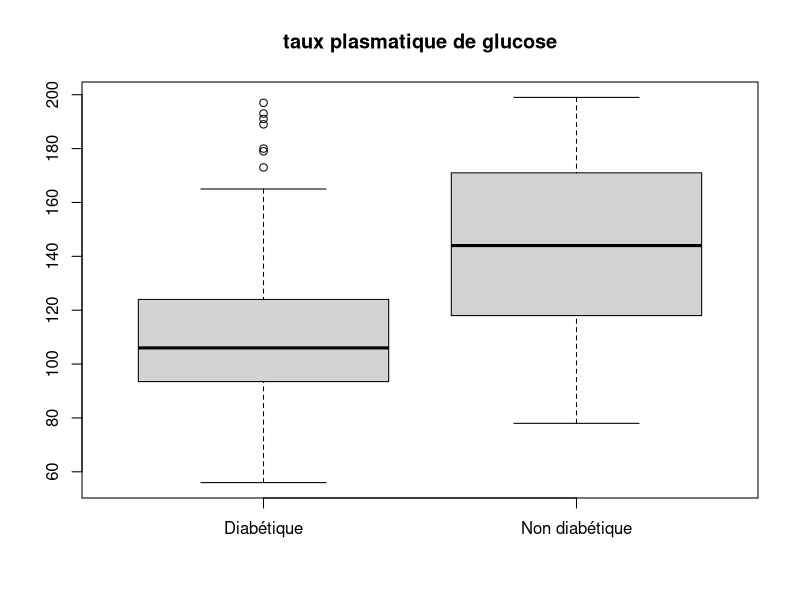
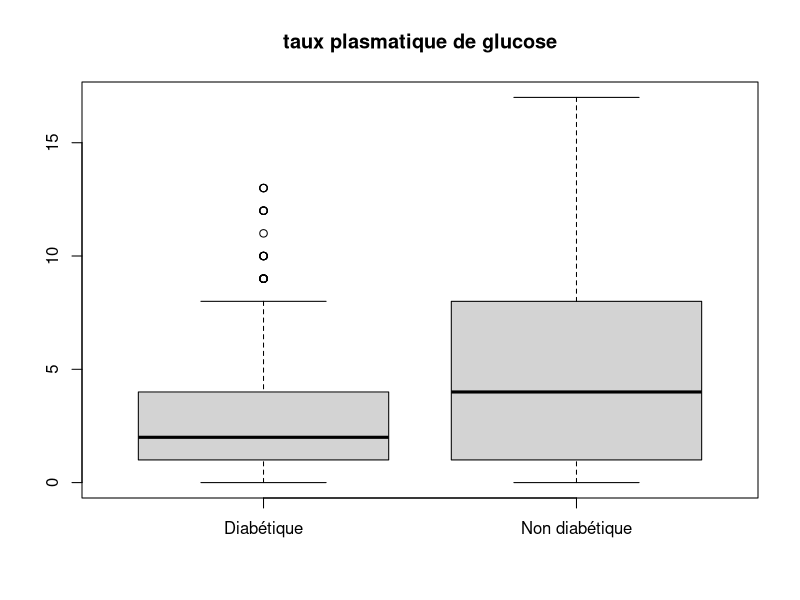

The R source for these figures, in order:
Pima <- read.csv("Pima.csv", header=T)
Pima$z <- factor(Pima$z)

print(summary(Pima))


###Femme Diabétique
diabetique = Pima[Pima$z =="1",]
###Femme non diabétique
nDiabetique = Pima[Pima$z =="2",]
###1 est diabétique?



###taux plasmatique de glucose
boxplot(diabetique$glu, nDiabetique$glu, main = "taux plasmatique de glucose", names = c("Diabétique", "Non diabétique") , row.names = c(NA, -5L), class = "data.frame")

x11()
###taux plasmatique de glucose
boxplot(diabetique$npreg, nDiabetique$npreg, main = "taux plasmatique de glucose", names = c("Diabétique", "Non diabétique") , row.names = c(NA, -5L), class = "data.frame")

